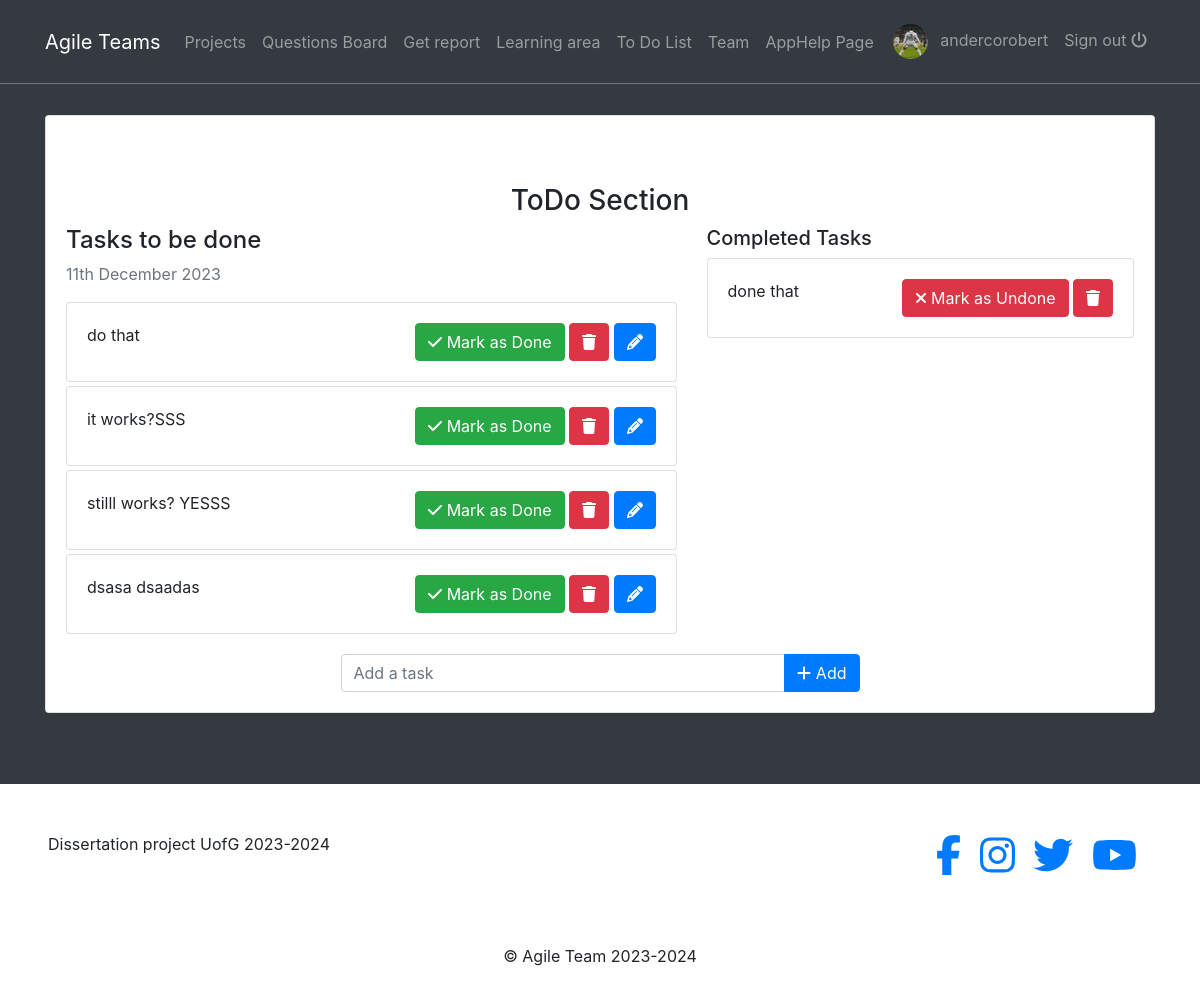
The page /todo/ (signed in) on the database as committed earlier.
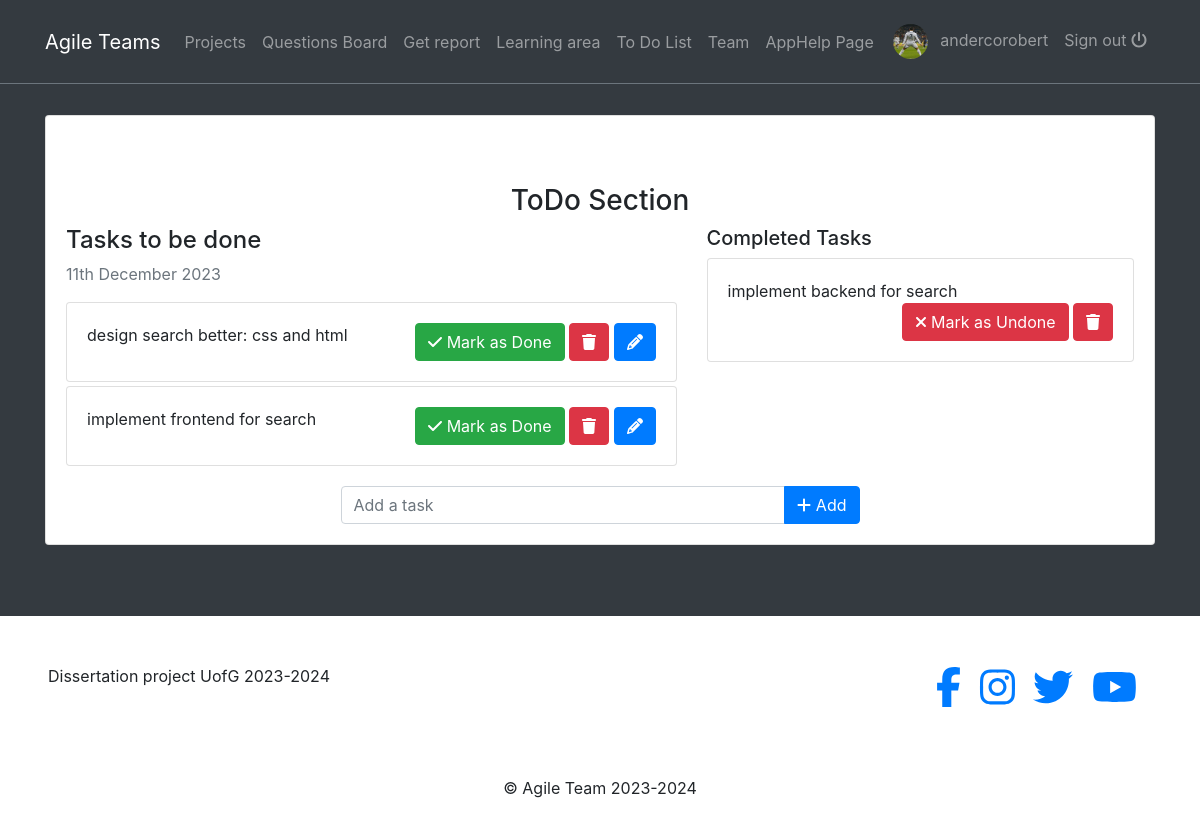
The same page on the database as committed later.
### todo/models.py (models this page shows, shortened)
class Task(models.Model):
    task = models.CharField(max_length=200)
    is_completed = models.BooleanField(default=False)
    created_at = models.DateTimeField(auto_now_add=True)
    updated_at = models.DateTimeField(auto_now=True)

### agile/views.py (the view)
# urls.py: path('todo/', views.todo, name='todo'),
def todo(request):
    tasks = Task.objects.filter(is_completed=False).order_by('-updated_at')
    completed_tasks = Task.objects.filter(is_completed=True).order_by('-updated_at')
    context = {
        'tasks': tasks,
        'completed_tasks': completed_tasks
    }
    return render(request, 'todo.html', context)

### blogs/context_processors.py (called while the page is built)
def get_categories(request):
    categories = Category.objects.all()
    return dict(categories=categories)

### profiles/context_processors.py (called while the page is built)
def profile_pic(request):
    if request.user.is_authenticated:
        user = request.user
        try:
            profile_obj = Profile.objects.get(user=user)
            pic = profile_obj.profile_picture
        except Profile.DoesNotExist:
            pic = None
        return {'picture':pic}
    return {}

def get_profile(request):
    if request.user.is_authenticated:
        user = request.user
        try:
            profile_obj = Profile.objects.get(user=user)
        except Profile.DoesNotExist:
            pic = None
        return {'profile':profile_obj}
    return {}

### templates/todo.html (shortened to what this page needs)
{% extends 'base.html' %}
{% block content %}
{% if request.user.is_authenticated  %}
<div class ="col-6 mx-auto m-10" style="margin-top: 70px;"> </div>
    <div class="container">
        <div class="card">
            <div class="card-body">
                <h3 class="pt-5 text-center">ToDo Section</h3>
                <div class="row">
                    <div class="col-md-7 col-lg-7">
                        <h4>Tasks to be done</h4>
                        <p class="text-muted">{% now "jS F Y" %}</p>
                        <div class="overflow-auto" style="max-height: 450px;">
                            {% for task in tasks %}
                            <div class="card mb-1">
                                <div class="card-body">
                                    {{task.task}}
                                    <span class="float-right">
                                        <a href="{% url 'mark_as_done' task.pk %}" class="btn btn-success"><i class="fa fa-check"></i> Mark as Done</a>
                                        <a href="{% url 'delete_task' task.pk %}" class="btn btn-danger"><i class="fa fa-trash"></i></a>
                                        <a href="{% url 'edit_task' task.pk %}" class="btn btn-primary"><i class="fa fa-pencil"></i></a>
                                    </span>
                                </div>
                            </div>
                            {% endfor %}
                        </div>
                    </div>
                    <div class="col-md-5 col-lg-5">
                        <h5>Completed Tasks</h5>
                        {% for task in completed_tasks %}
                        <div class="card mb-1">
                            <div class="card-body">
                                {{task.task}}
                                <span style="position: relative; float: right;">
                                    <a href="{% url 'mark_as_undone' task.pk %}" class="btn btn-danger"><i class="fa fa-times"></i> Mark as Undone</a>
                                    <a href="{% url 'delete_task' task.pk %}" class="btn btn-danger"><i class="fa fa-trash"></i></a>
                                </span>
                            </div>
                        </div>
                        {% endfor %}
                    </div>
                </div>
                <div class="row">
                    <div class="col-md-6 col-lg-6 mx-auto mt-3">
                        <form action="{% url 'addTask' %}" method='POST'>
                            <div class="input-group">
                                <input type="text" name='task' class="form-control" placeholder="Add a task">
                                <div class="input-group-append">
                                    <button type='submit' class="btn btn-primary"><i class="fa fa-plus"></i> Add</button>
                                </div>
                            </div>
                        </form>
                    </div>
                </div>
            </div>
        </div>
    </div>
    {% else %}
    <div class = "text-white text-center h3" style="margin-top: 70px;"> Please log in! </div>
    {% endif %}
    <div class ="col-6 mx-auto m-10" style="margin-top: 70px;"> </div>
{% endblock %}

Rows that differ between the two databases and show on the page:
removed Task: task "do that", shown under "Tasks to be done"
removed Task: task "it works?SSS", shown under "Tasks to be done"
removed Task: task "stilll works? YESSS", shown under "Tasks to be done"
removed Task: task "dsasa dsaadas", shown under "Tasks to be done"
removed Task: task "done that", shown under "Completed Tasks"
added Task: task "design search better: css and html", shown under "Tasks to be done"
added Task: task "implement frontend for search", shown under "Tasks to be done"
added Task: task "implement backend for search", shown under "Completed Tasks"
